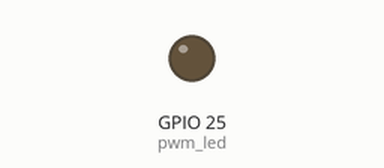
Recording of a program running on a simulated ESP32 board running MicroPython. Parts: output pins drawn as LEDs (lit = HIGH).

Above: at 0.05 s.
At 1.0 s:
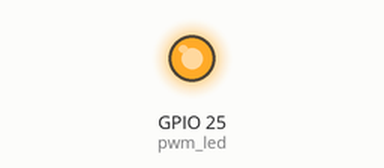
At 1.55 s:
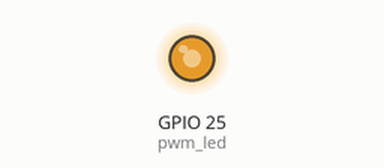
At 1.95 s:
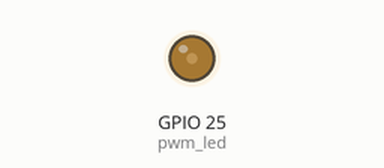
Timing chart, 0 to 5.4 s (numbered marks = the images above):
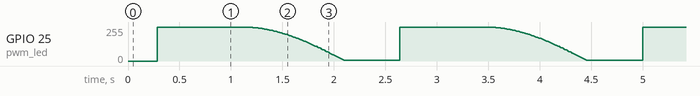

The program:

list1.py
```python
#
# list1
#
import utime
import math
from machine import Pin
from machine import PWM

PWM_FREQ = 100 # freq of PWM 100Hz

#    0: LED off (0%)
# 512 : duty    (50%)
# 1023: LED ON  (100%)
PWM_MIN_DUTY = 0    # minimum of duty cycle
PWM_MAX_DUTY = 1023 # maximum of duty cycle

# set GPIO AND PWM
pwm_led = PWM(Pin(25)) # set GPIO25 to PWM output

# set freq of PWM
pwm_led.freq(PWM_FREQ)

while True:
    for x in range(100): # make brigt
        pwm_led.duty(int(math.sin(3.14 / 2 * x / 100) * PWM_MAX_DUTY))
        utime.sleep_ms(3)
    utime.sleep_ms(800)
    for x in range(100): # make dim
        pwm_led.duty(int(math.sin(3.14 / 2 * x / 100 + 3.14 / 2) * PWM_MAX_DUTY))
        utime.sleep_ms(10)
    utime.sleep_ms(250)
```
